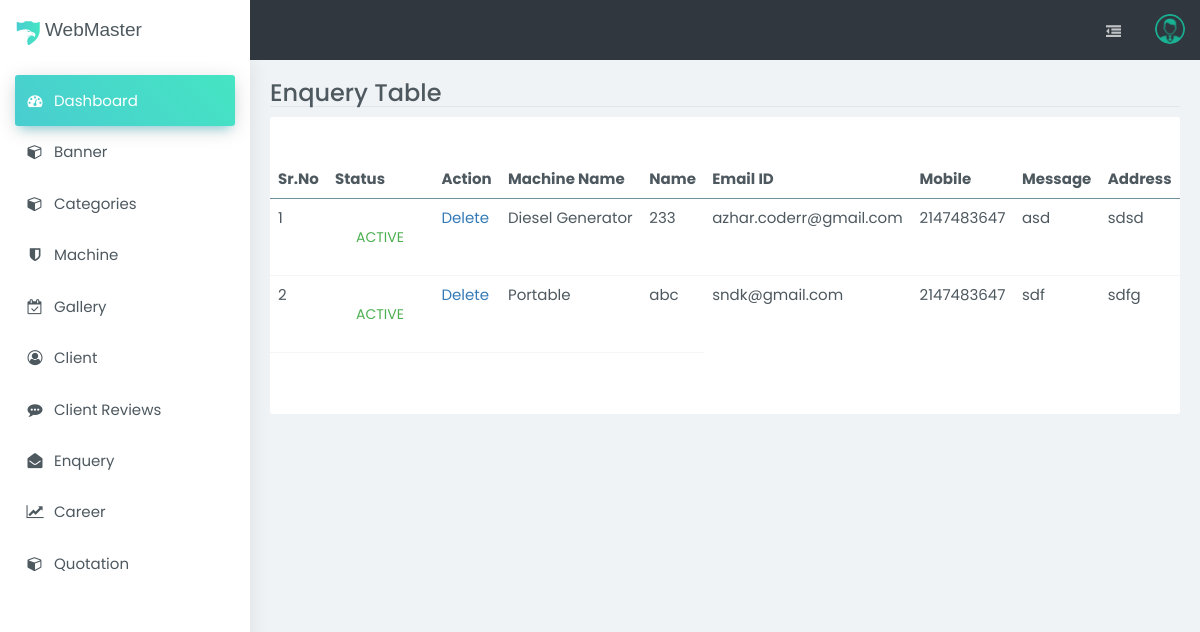
The page /admin/enquery.php (signed in) on the database its author committed.
### tables this page shows
CREATE TABLE `enquery` (
  `e_id` int(11) NOT NULL,
  `p_id` int(11) NOT NULL,
  `e_name` varchar(30) NOT NULL,
  `email` varchar(50) NOT NULL,
  `mobile` int(11) NOT NULL,
  `message` text NOT NULL,
  `address` varchar(255) NOT NULL,
  `status` tinyint(4) NOT NULL,
  `added_on` timestamp NOT NULL DEFAULT current_timestamp()
);

CREATE TABLE `product` (
  `p_id` int(11) NOT NULL,
  `cat_id` int(11) NOT NULL,
  `name` varchar(50) NOT NULL,
  `description` text NOT NULL,
  `image` varchar(255) NOT NULL,
  `status` tinyint(4) NOT NULL,
  `added_on` timestamp NOT NULL DEFAULT current_timestamp()
);

### admin/enquery.php (the view, shortened to what this page needs)
<?php
include('include/db.php');
   $sql_enquery="SELECT enquery.*,product.name FROM product,enquery where product.p_id=enquery.p_id  order by enquery.e_id desc";
   $run_enquery=mysqli_query($con,$sql_enquery);
?>
<!doctype html>
<html class="no-js " lang="en">
<head>
<link rel="stylesheet" href="assets/js/vendor/bootstrap/bootstrap.min.css">
<link rel="stylesheet" href="assets/css/vendor/animsition.min.css">
<link rel="stylesheet" href="assets/js/vendor/morris/morris.css">
<link rel="stylesheet" href="assets/css/main.css">
</head>
<body id="falcon" class="main_Wrapper">
    <div id="wrap" class="animsition">
        <?php include('include/header.php'); ?>
        <?php include('include/sidebar.php'); ?>
        <section id="content">
            <div class="page page-tables-footable">
                <div class="b-b mb-10">
                    <div class="row">
                        <div class="col-sm-6 col-xs-12">
                            <h1 class="h3 m-0">Enquery Table</h1>
                        </div>
                    </div>
                </div>
                <div class="row">
                    <div class="col-md-12">
                        <section class="boxs ">
                           <br><br>
                                <table id="searchTextResults" data-filter="#filter" data-page-size="5" class="footable table table-custom">
                                    <thead>
                                        <tr>
                                            <th>Sr.No</th>
                                            <th>Status</th>
                                            <th>Action</th>
                                            <th>Machine Name</th>
                                            <th>Name</th>
                                            <th>Email ID</th>
                                            <th>Mobile</th>
                                            <th>Message</th>
                                            <th>Address</th>
                                        </tr>
                                    </thead>
                                      <tbody>
                              <?php
                                 $i=1;
                                  while($row=mysqli_fetch_array($run_enquery)){ ?>
                              <tr>
                                 <td><?php echo $i; ?></td>
                                 <td>
                        <?php
                        if($row['status']==1){
                            echo "<a class='btn btn-success' href='?type=status&operation=deactive&e_id=".$row['e_id']."'>Active</a>";
                         }else{
                            echo "<a class='btn btn-danger' href='?type=status&operation=active&e_id=".$row['e_id']."'>Deactive</a>";
                         }
                         ?>
                      </td>
                                 <td>
                                    <?php
                                       echo "<a href='?type=delete&e_id=".$row['e_id']."'>Delete</a>";
                                      ?>
                                 </td>
                                 <td><?php echo $row['name']; ?></td>
                                 <td><?php echo $row['e_name']; ?></td>
                                 <td><?php echo $row['email']; ?></td>
                                 <td><?php echo $row['mobile']; ?></td>
                                 <td><?php echo $row['message']; ?></td>
                                 <td><?php echo $row['address']; ?></td>
                              </tr>
                              <?php $i++; } ?>
                           </tbody>
                                    <tfoot class="hideif-no-paging">
                                        <tr>
                                            <td colspan="5" class="text-right">
                                            </td>
                                        </tr>
                                    </tfoot>
                                </table>
                            </div>
                        </section>
                    </div>
</body>
</html>

### rows shown on the page
enquery: p.name "Diesel Generator", e_name "233", email "azhar.coderr@gmail.com", mobile "2147483647", message "asd", address "sdsd"
enquery: p.name "Portable", e_name "abc", email "sndk@gmail.com", mobile "2147483647", message "sdf", address "sdfg"
